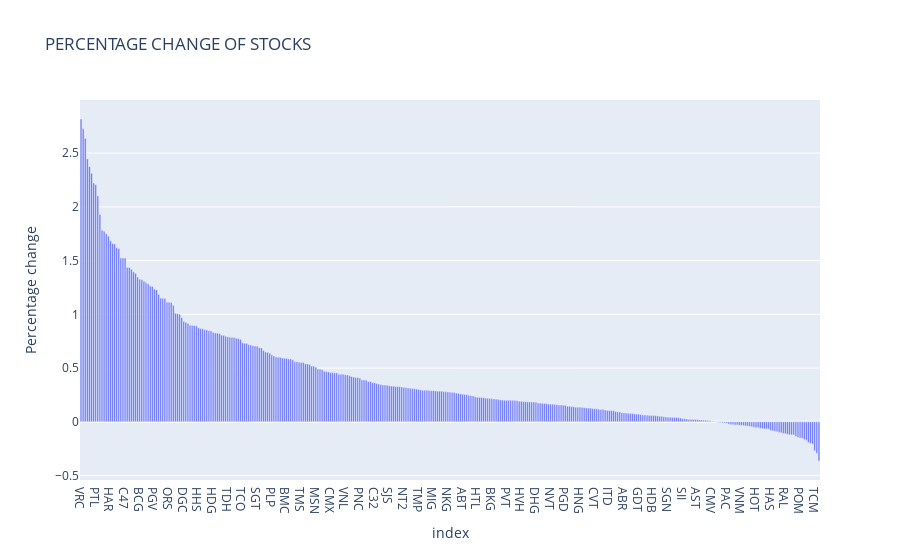

Notebook source saved alongside this figure:
### Code cell
fig = px.bar(sorted_percentage_change,y= sorted_percentage_change['Percentage change'],title='PERCENTAGE CHANGE OF STOCKS')
fig.show()

### Figure 1 — Plotly figure (JSON) as saved in the notebook; plotly's stock layout.template omitted (floating-point values rounded to 4 significant figures; data arrays with more than 128 entries replaced by an {"elided": "..."} marker saying what was removed)
{"data": [{"alignmentgroup": "True", "hovertemplate": "index=%{x}<br>Percentage change=%{y}<extra></extra>", "legendgroup": "", "marker": {"color": "#636efa", "pattern": {"shape": ""}}, "name": "", "offsetgroup": "", "orientation": "v", "showlegend": false, "textposition": "auto", "type": "bar", "x": {"elided": "353 str values"}, "xaxis": "x", "y": {"elided": "353 float values"}, "yaxis": "y"}], "layout": {"barmode": "relative", "legend": {"tracegroupgap": 0}, "title": {"text": "PERCENTAGE CHANGE OF STOCKS"}, "xaxis": {"anchor": "y", "domain": [0, 1], "title": {"text": "index"}}, "yaxis": {"anchor": "x", "domain": [0, 1], "title": {"text": "Percentage change"}}}}
